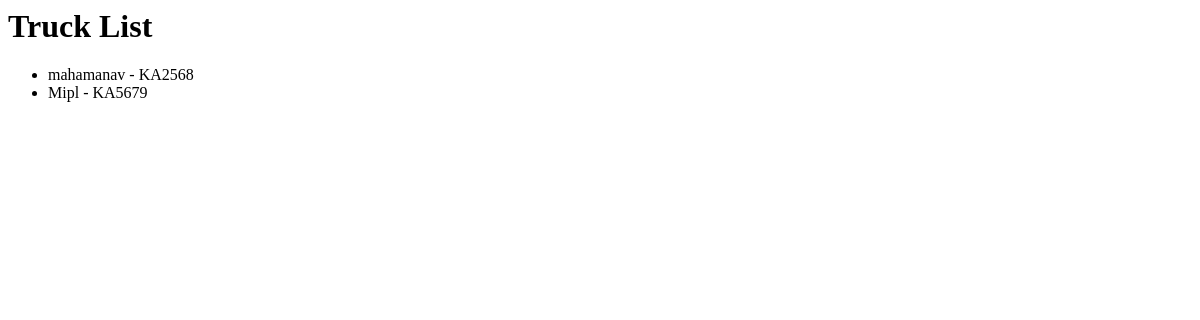
The page /trucks/ on the database as committed earlier.
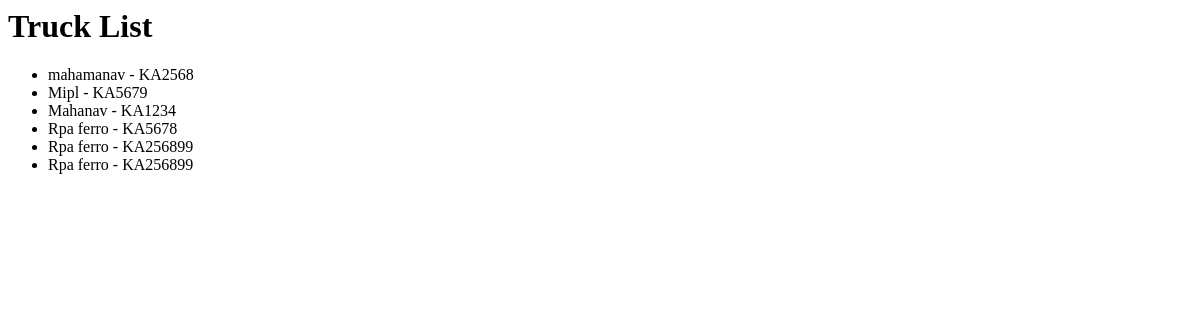
The same page on the database as committed later.
### trucks/models.py (models this page shows, shortened)
class Truck(models.Model):
    vehicle_number = models.CharField(max_length=20)
    company_name = models.CharField(max_length=100)

### trucks/views.py (the view)
# urls.py: path('trucks/', truck_list, name='truck_list'),
def truck_list(request):
    trucks = Truck.objects.all()
    return render(request, 'truck_list.html', {'trucks': trucks})

### trucks/templates/truck_list.html
<html>
    <h1>Truck List</h1>
<ul>
    {% for truck in trucks %}
        <li>{{ truck.company_name }} - {{ truck.vehicle_number }}</li>
    {% endfor %}
</ul>
<html>

Rows that differ between the two databases and show on the page:
added Truck: company_name "Mahanav", vehicle_number "KA1234"
added Truck: company_name "Rpa ferro", vehicle_number "KA5678"
added Truck: company_name "Rpa ferro", vehicle_number "KA256899"
added Truck: company_name "Rpa ferro", vehicle_number "KA256899"
